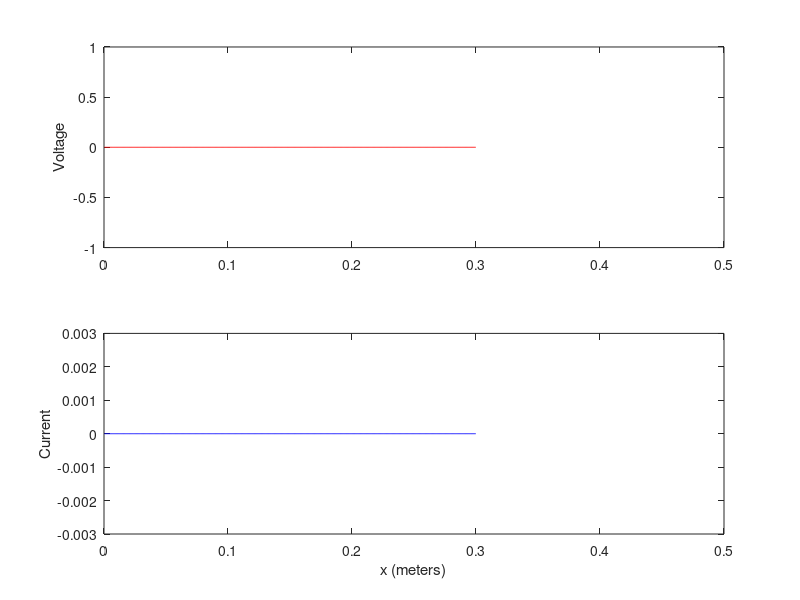

Write the MATLAB code that produced this figure. (Note: this script raises an error after producing the figure.)

%  1D-FDTD code for the solution of the transmission line equations 
%  with parallel RCL elements added to the load.
%  Reflection patterns of voltage and current waves at the load end 
%  are displayed. 
%  Calculation of S11 term is performed.

%  Ana C. C. Couto, CNPq Science Without Borders,
%  supervised by Costas D. Sarris,   
%  Department of Electrical and Computer Engineering,
%  University of Toronto 
%
%  ECE 1252H, Summer 2016

close all;
clear ; 
clf   ;  % initialization
clc   ;

% UNITS
meters = 1;
centimeters = 1e-2 * meters;
millimeters = 1e-3 * meters;
inches      = 2.54 * centimeters;
feet        = 12 * inches;
seconds     = 1;
hertz       = 1/seconds;
kilohertz   = 1e3 * hertz;
megahertz   = 1e6 * hertz;
gigahertz   = 1e9 * hertz;

%%%% FDTD PARAMETERS AND PROGRAM CONSTANTS
c0 = 299792458 * meters/seconds;   % speed of light in free space
e0 = 8.8541878176e-12 * 1/meters;  % permittivity of free space 
u0 = 1.2566370614e-6 * 1/meters;   % permeability of free space

fmax  = 20*gigahertz      ;        % gaussian excitation parameters
Ts    = 1./(2.*fmax) ;
t0    = 3.*Ts        ; 

time_steps = 1658;                  % time steps to be run
Ncells     = 800;                   % number of cells 
dx         = c0/fmax/40. * meters;  % cell size is chosen lambda/40
s          = 0.99;                   % CFL number
dt         = s*dx/c0;               % time step duration
tm         = dt*(1:time_steps) ;    
N_FFT      = time_steps;
FREQ       = linspace(0,fmax,N_FFT);
freq       = (1/dt)*(0:N_FFT/2)/N_FFT ;
w_array    = 2*pi*FREQ;             % angular frequency array
nsamp      = Ncells-10 ;

L_dis   = ((pi*1e-7)/2)*ones(1,Ncells) ;  % distributed inductance
C_dis   = (1.0./(L_dis*(c0*c0)));    % distributed capacitance
R_dis   = zeros(1,Ncells) ;          % distributed resistance
G_dis   = zeros(1,Ncells) ;          % distributed conductance
Zc      = sqrt(L_dis/C_dis)  ;       % impedance of the line

R_load  = 70e100;                    % resistance of the load
C_load  = 1e-12;                     % capacitance of the load
L_load  = 2e119;                     % inductance of the load

YL = (1./R_load) + (1./(1i.*w_array.*L_load)) + 1i.*w_array.*C_load;
ZL = 1./YL;

% ARRAYS OF VOLTAGE AND CURRENT
vn(1:Ncells+1) = 0 ;  
in(1:Ncells)   = 0 ; 
inind          = 0 ;
sn             = 0 ;

% TRANSMISSION LINE EQS' AND BOUNDARY CONDITION CONSTANTS
vrel = (G_dis*dt)./(2.*C_dis) ;
irel = (R_dis*dt)./(2.*L_dis) ;

cin  = (1 - irel)./(1 + irel)       ;
ain  = dt./( L_dis.*dx.*(1.+irel) ) ; 

cvn  = (1 - vrel)./(1 + vrel)       ;
avn  = dt./( C_dis.*dx.*(1.+vrel) ) ; 

mur_coef = (s - 1)/(s + 1) ; 

cint = dt./L_load;

% constants for phase equation of 3 elements together
cat = 1 + dt.*(G_dis.*dx + 1./R_load)./(2.*C_load + 2.*C_dis.*dx);
cbt = 1 - dt.*(G_dis.*dx + 1./R_load)./(2.*C_load + 2.*C_dis.*dx);
cct = dt./(C_load + C_dis.*dx);
cdt = (dt.*dt)./(4.*L_load.*(C_load + C_dis.*dx));
cet = cdt;
cft = dt./(C_load + C_dis.*dx);
cgt = dt./(2.*L_load);

% == MOVIE INITIALIZATION ==

x=linspace(dx, Ncells*dx, Ncells) ; 
 
subplot(2,1,1),plot(x,vn(1:Ncells),'r'),axis([0 .5 -1 1]);
ylabel('Voltage');

subplot(2,1,2),plot(x,in,'b'),axis([0 .5 -3.0e-3 3.0e-3]);
xlabel('x (meters)');ylabel('Current');

rect=get(gcf,'Position');
rect(1:2)=[0 0];

M=moviein(time_steps/20,gcf,rect);

vrec = zeros(1, time_steps) ;

%
% Marching-in-time loop
%
 
tn = 0;
for n = 1:time_steps 

  % ================
  %  Voltage update
  % ================ 

   vn(2:Ncells-1) = cvn(2:Ncells-1).*vn(2:Ncells-1) -...
                  avn(2:Ncells-1).*( in(2:Ncells-1) - in(1:Ncells-2) )  ;  

   % -- boundary conditions
   tn=n*dt ; 
   us = exp(-((tn-t0)/Ts)^2);  % source term
   us_array = exp(-((tm-t0)./Ts).*((tm-t0)./Ts));
   us1 = exp(-((tn+dt-t0)./Ts).*((tn+dt-t0)./Ts)); % source term on time n+1
   cus = 0.5*(us+us1); % avarage term that gives source on time n+1/2
   
   % boundary equations at last cell
   
   % calculation of inductor current via voltage integral
   sn = sn + vn(Ncells); 
   inind = (dt./L_load).*sn;
               
   % using phase function and accounting for time difference for i and v             
    vn(Ncells) = ((cbt(Ncells)-cet(Ncells))./(cat(Ncells)+cdt(Ncells))).*vn(Ncells)-...
                 inind.*cct(Ncells)./(cat(Ncells)+cdt(Ncells)) + ...
                 in(Ncells-1).*cft(Ncells)./(cat(Ncells)+cdt(Ncells));
   
   % -- source (transparent)

   %tn = tn + dt;
   vn(1) = us;
   
   % recorded field

   vrec(n) = vn(nsamp);

   % current update

   in(1:Ncells) = cin(1:Ncells).*in(1:Ncells) -... 
                  ain(1:Ncells).*( vn(2:Ncells+1) - vn(1:Ncells) ) ;                     
%
% VISUALISATION
%

 if mod(n,20)==0;

   rtime=num2str(round(n*dt/1.0e-12));
   cstep=num2str(n) ;

   subplot(2,1,1),plot(x,vn(1:Ncells),'r'),axis([0 Ncells*dx -2 2]);
   title(['time = ',rtime,' ps',' step=',cstep]);
   ylabel('Voltage');

   subplot(2,1,2),plot(x,in,'b'),axis([0 Ncells*dx -.08 .08]);
   xlabel('x (meters)');ylabel('Current');

  M(:,n/20)=getframe(gcf,rect);
 
 end

end

movie(gcf,M,0,20,rect) 


%% Conversion to frequency domain

% fft using source
tinc = tm - (nsamp-1)*dx/c0 ;
vinc = exp(-((tinc-t0)./Ts).*((tinc-t0)./Ts))  ;
Fvref = fft(vrec-vinc, N_FFT) ;
Fvinc = fft(vinc , N_FFT) ;
S11_fft1  = Fvref./Fvinc ;

% THEORY

S11_th = (ZL - Zc)./(ZL + Zc) ;

figure('units','centimeters','position',[.1 .1 30 15])
plot(1.e-9.*FREQ, 20.*log10(abs(S11_th(1:N_FFT))), ...
    '--', 'Linewidth', 2)
axis([0 20 -30 10])
xlabel('Frequency [GHz]', 'fontsize', 16) ;
ylabel('S_{11} [dBs]', 'fontsize', 16)
grid on
hold on
plot(1.e-9*freq,  20.*log10(abs(S11_fft1(1:N_FFT/2+1)))) ;
axis([0 20 -30 20])
xlabel('Frequency [GHz]', 'fontsize', 16) ;
ylabel('fft source S_{11} [dBs]', 'fontsize', 16)
legend('TL-theory', 'FDTD') ;
